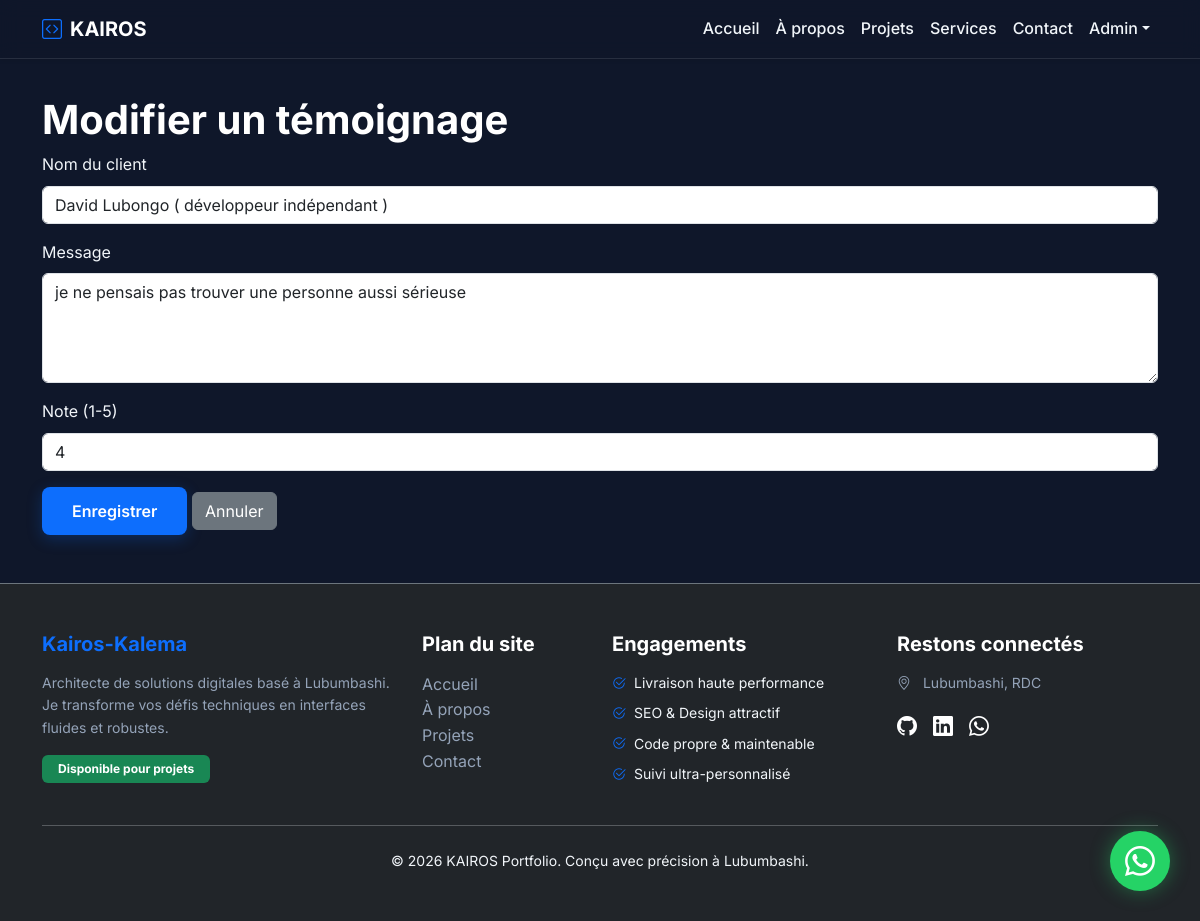
The app's page /admin/testimonials/edit/1 (signed in) with its own data.
### app/models.py (models this page shows)
class Testimonial(db.Model):
    id = db.Column(db.Integer, primary_key=True)
    client_name = db.Column(db.String(100), nullable=False)
    message = db.Column(db.Text, nullable=False)
    rating = db.Column(db.Integer)

### app/admin/route.py (the view, shortened to what this page needs)
@bp.route('/testimonials/edit/<int:id>', methods=['GET', 'POST'])
@login_required
@admin_required
def testimonial_edit(id):
    testimonial = Testimonial.query.get_or_404(id)
    return render_template('admin/testimonial_form.html', testimonial=testimonial)

### app/admin/route.py (called while the page is built)
def admin_required(f):
    @wraps(f)
    def decorated(*args, **kwargs):
        if not current_user.is_authenticated or not current_user.is_admin:
            flash('Accès réservé aux administrateurs.', 'danger')
            return redirect(url_for('auth.login'))
        return f(*args, **kwargs)
    return decorated

### app/templates/admin/testimonial_form.html
{% extends 'base.html' %}
{% block content %}
<div class="container mt-4">
    <h1>{{ 'Modifier' if testimonial else 'Ajouter' }} un témoignage</h1>
    <form method="POST">
        <div class="mb-3">
            <label class="form-label">Nom du client</label>
            <input type="text" name="client_name" class="form-control" value="{{ testimonial.client_name if testimonial else '' }}" required>
        </div>
        <div class="mb-3">
            <label class="form-label">Message</label>
            <textarea name="message" class="form-control" rows="4">{{ testimonial.message if testimonial else '' }}</textarea>
        </div>
        <div class="mb-3">
            <label class="form-label">Note (1-5)</label>
            <input type="number" name="rating" class="form-control" min="1" max="5" value="{{ testimonial.rating if testimonial else 5 }}">
        </div>
        <button type="submit" class="btn btn-primary">Enregistrer</button>
        <a href="{{ url_for('admin.testimonials') }}" class="btn btn-secondary">Annuler</a>
    </form>
</div>
{% endblock %}

### app/static/css/style.css (style rules this page uses)
:root { --primary: #0d6efd; --primary-glow: rgba(13, 110, 253, 0.25); --dark-bg: #0f172a; --card-bg: rgba(255, 255, 255, 0.03); --border-color: rgba(255, 255, 255, 0.1); --text-main: #f1f5f9; --text-muted: #94a3b8; --success: #10b981; }
body { font-family: 'Inter', sans-serif; color: var(--text-main); background-color: var(--dark-bg); overflow-x: hidden; line-height: 1.6; }
p, li, label, span, div:not(.vscode-footer) { color: var(--text-main); }
h1, h2, h3, h4, h5, h6, .h1, .h2, .h3, .h4, .h5, .h6 { color: #ffffff !important; font-weight: 700; }
.btn-primary { background: var(--primary); border: none; padding: 12px 30px; border-radius: 8px; font-weight: 600; box-shadow: 0 4px 15px var(--primary-glow); }

### records on screen
Testimonial: client_name "David Lubongo ( développeur indépendant )", message "je ne pensais pas trouver une personne aussi sérieuse", rating "4"

### other values on screen
{{ 'Modifier' if testimonial else 'Ajouter' }} "Modifier"
